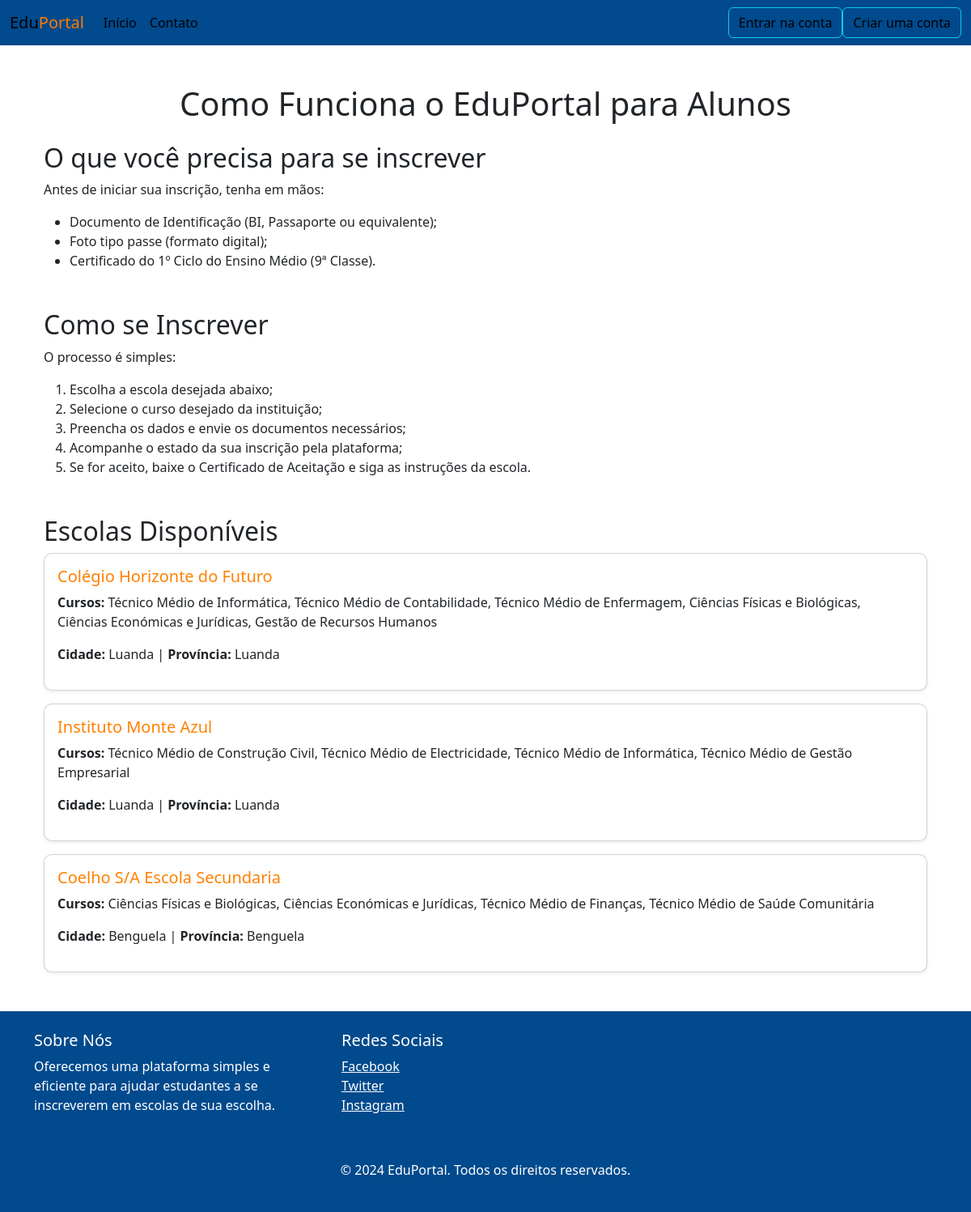
Before: /como-funciona-alunos with the older database file.
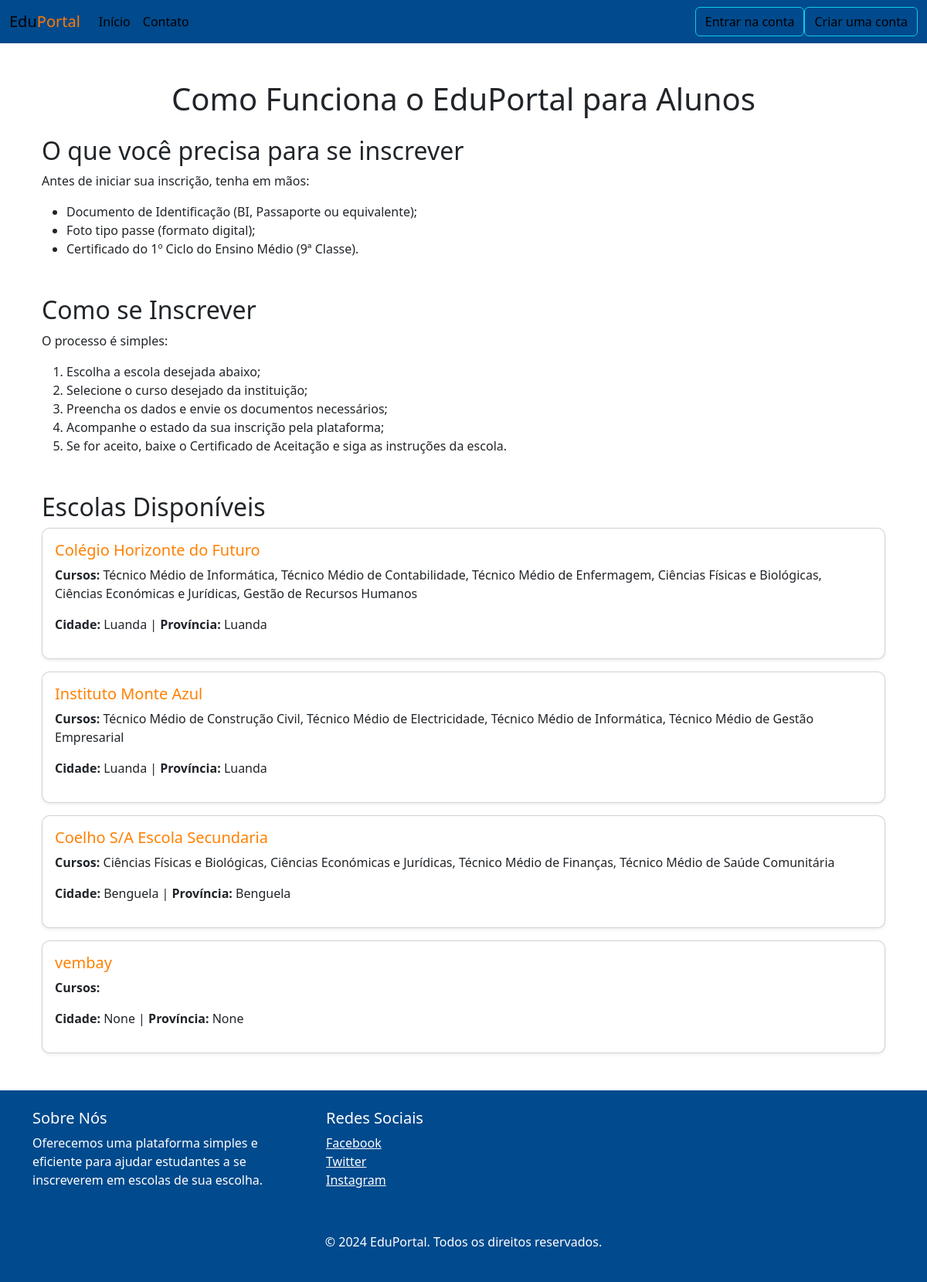
After: the same page with the newer database file.
### app.py (models this page shows, shortened)
class Instituicao(UserMixin, db.Model):
    __tablename__ = 'instituicao'
    id = db.Column(db.Integer, primary_key=True)
    nome_instituicao = db.Column(db.String(255), nullable=False)
    email = db.Column(db.String(255), nullable=False)
    tipo = db.Column(db.String(50), default="instituicao", nullable=False)
    endereco = db.Column(db.String(255), nullable=True)
    cidade = db.Column(db.String(100), nullable=True)
    provincia = db.Column(db.String(100), nullable=True)
    telefone = db.Column(db.String(20), nullable=True)
    descricao = db.Column(db.Text, nullable=True)
    status = db.Column(db.String(50), default="ativo", nullable=False)
    created_at = db.Column(
        db.DateTime, default=datetime.utcnow, nullable=False)
    data_atualizacao = db.Column(
        db.DateTime, default=datetime.utcnow, onupdate=datetime.utcnow)
    inscricoes = db.relationship('Inscricao', backref='instituicao_rel', lazy=True)
    cursos = db.Column(db.String(1000), nullable=True, default="")
    numero_vagas = db.Column(db.Integer, nullable=True)
    funcionarios = db.relationship(
        'Funcionario', backref='instituicao', lazy=True)

### app.py (the view)
@app.route("/como-funciona-alunos")
def como_funciona_alunos():
    escolas = Instituicao.query.filter_by(status="ativo").all()
    return render_template("como_funciona_alunos.html", escolas=escolas)

### templates/como_funciona_alunos.html (shortened to what this page needs)
{% extends "base_txt.html" %}
{% block conteudo %}
<div class="container mt-5">
    <h1 class="text-azul text-center mb-4">Como Funciona o EduPortal para Alunos</h1>
    <section class="mb-5">
        <h2 class="text-laranja">O que você precisa para se inscrever</h2>
        <p>Antes de iniciar sua inscrição, tenha em mãos:</p>
        <ul>
            <li>Documento de Identificação (BI, Passaporte ou equivalente);</li>
            <li>Foto tipo passe (formato digital);</li>
            <li>Certificado do 1º Ciclo do Ensino Médio (9ª Classe).</li>
        </ul>
    </section>
    <section class="mb-5">
        <h2 class="text-laranja">Como se Inscrever</h2>
        <p>O processo é simples:</p>
        <ol>
            <li>Escolha a escola desejada abaixo;</li>
            <li>Selecione o curso desejado da instituição;</li>
            <li>Preencha os dados e envie os documentos necessários;</li>
            <li>Acompanhe o estado da sua inscrição pela plataforma;</li>
            <li>Se for aceito, baixe o Certificado de Aceitação e siga as instruções da escola.</li>
        </ol>
    </section>
    <section class="mb-5">
        <h2 class="text-laranja">Escolas Disponíveis</h2>
        {% for escola in escolas %}
        <div class="card mb-3 shadow-sm">
            <div class="card-body">
                <h5 class="card-title text-azul">{{ escola.nome_instituicao }}</h5>
                <p><strong>Cursos:</strong> {{ escola.cursos.split(',') | join(', ') }}</p>
                <p><strong>Cidade:</strong> {{ escola.cidade }} | <strong>Província:</strong> {{ escola.provincia }}</p>
            </div>
        </div>
        {% endfor %}
    </section>
</div>
{% endblock %}

### templates/base_txt.html (shortened to what this page needs)
<!DOCTYPE html>
<html lang="pt">
<head>
    <link rel="stylesheet" href="{{ url_for('static', filename='css/bootstrap.min.css') }}">
</head>
<body>
    <nav class="navbar navbar-expand-lg" style="background-color: #004A8D;">
        <div class="container-fluid">
          <a class="navbar-brand" href="#">Edu<span style="color: #FF7A00;">Portal</span></a>
          <div class="collapse navbar-collapse" id="navbarSupportedContent">
            <ul class="navbar-nav me-auto mb-2 mb-lg-0">
              <li class="nav-item">
                <a class="nav-link active" aria-current="page" href="{{ url_for('index') }}">Início</a>
              </li>
              <li class="nav-item">
                  <a class="nav-link active" aria-current="page" href="{{ url_for('index') }}#Contato">Contato</a>
              </li>
            </ul>
            <form class="d-flex" role="button">
                <a href="{{ url_for('login') }}"><button type="button" class="btn btn-outline-info" style="color: black;">Entrar na conta</button></a>
                <a href="{{ url_for('cadastro') }}"><button type="button" class="btn btn-outline-info" style="color: black;"> Criar uma conta</button></a>
            </form>
          </div>
        </div>
    </nav>
    <main class="container mt-4">
        {% block conteudo %}{% endblock %}
    </main>
<footer class="text-white py-4" style="background-color: #004A8D;">
    <div class="container">
        <div class="row">
            <div class="col-md-4 mb-3">
                <h5>Sobre Nós</h5>
                <p>Oferecemos uma plataforma simples e eficiente para ajudar estudantes a se inscreverem em escolas de sua escolha.</p>
            </div>
            <div class="col-md-4 mb-3">
                <h5>Redes Sociais</h5>
                <a href="#" class="text-white me-3"> Facebook</a><br>
                <a href="#" class="text-white me-3"> Twitter</a><br>
                <a href="#" class="text-white me-3"> Instagram</a>
            </div>
        </div>
        <div class="row mt-4">
            <div class="col text-center">
                <p>&copy; 2024 EduPortal. Todos os direitos reservados.</p>
            </div>
        </div>
    </div>
</footer>
</body>
</html>

### templates/base_txt.html (style rules this page uses)
body { background-color: #ffffff; }
.card { background-color: #fff; border-radius: 10px; box-shadow: 0 4px 8px rgba(0, 0, 0, 0.1); }
.card-title { color: #ff8000; }

Changed rows visible on the page:
added Instituicao: nome_instituicao "vembay", cidade "None", provincia "None"
